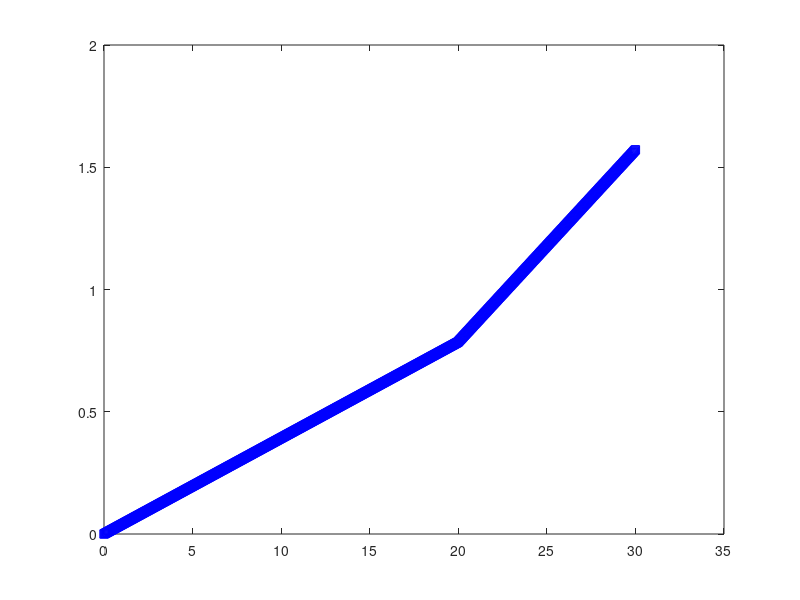

Here is the MATLAB script that generated this plot:
close all; clear all;
KM_TO_MPS = 1/3.6;
V0 = 810 * KM_TO_MPS;
V1 = 650 * KM_TO_MPS;
V2 = 390 * KM_TO_MPS;
dv0 = (V1-V0)/20;
dv1 = (V2-V1)/10;
a0 = 0;
a1 = pi/4;
da0 = a1/20;
da1 = a1/10;
dt = 30/1000;
v(1) = V0;
g(1) = 9.81;
t(1) = 0;
omega(1) = 0;
OMEGA = da0;
angle(1) = 0;

for i = 1:1000
    
    t(i+1) = t(i)+dt;
    if(i*dt <= 20)
        v(i+1) = v(i) + dt*dv0;
    elseif(i*dt > 20 && i*dt <=30)
        v(i+1) = v(i) + dt*dv1;
    elseif(i*dt > 30 && i*dt <=40)
        v(i+1) = v(i) - dt*dv1;
    elseif(i*dt > 40 && i*dt <=60)
        v(i+1) = v(i) - dt*dv0;
    end
    
    if(i*dt <= 20)
        angle(i+1) = angle(i) + OMEGA*dt;
    elseif(i*dt > 20 && i*dt <=30)
        angle(i+1) = angle(i) + da1*dt;
    elseif(i*dt > 30 && i*dt <=40)
        angle(i+1) = angle(i) - da1*dt
    elseif(i*dt > 40 && i*dt <=60)
        angle(i+1) = angle(i) = da1*dt
    end
   
end
plot(t, angle, 'bs');